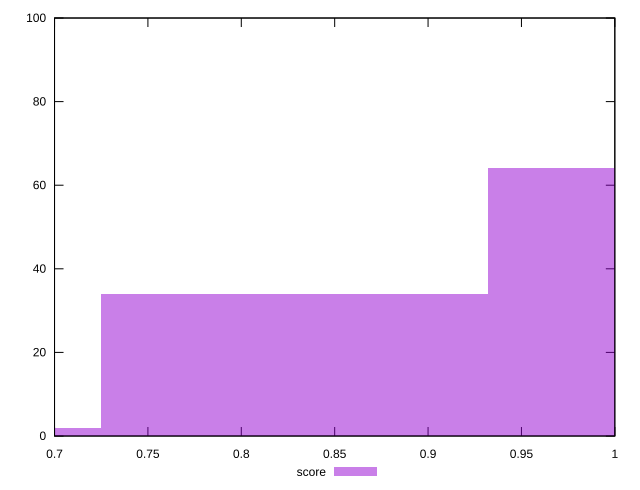

Source code (gnuplot):
reset

$score <<EOF
0.6213906808048779 2
0.8285209077398372 34
1.0356511346747965 64
EOF

set key outside below
set boxwidth 0.2071302269349593
set xrange [0.7:1]
set yrange [0:100]
set trange [0:100]
set style fill transparent solid 0.5 noborder
set terminal svg size 640, 490 enhanced background rgb 'white'
set output "report_00017_2021-02-10T15-08-03.406Z/uses-rel-preconnect/samples/pages+cached+noadtech/score/histogram.svg"

plot $score title "score" with boxes

reset
